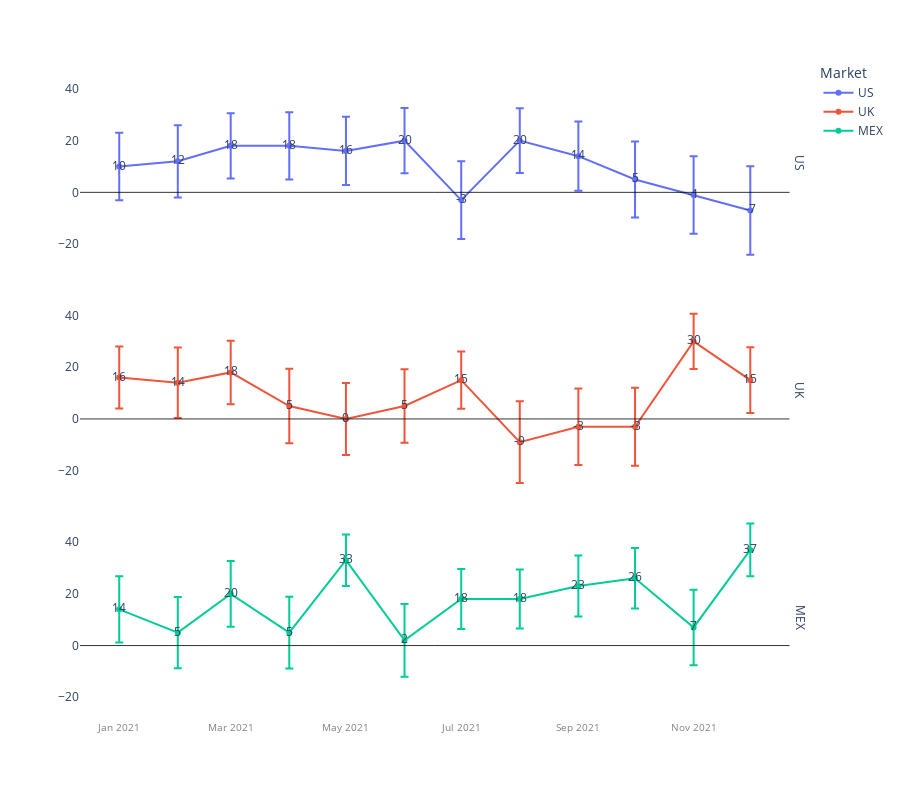

Notebook cell for this chart:
### Markdown cell above
### Gráfico

### Code cell
fig = px.line(base_me.sort_values(['Market', 'Month'], ascending = [False, False]),
             x = 'Month',
             y = 'nps',
             color = 'Market',
             facet_row = 'Market',
             text = 'nps',
             markers = True,
             custom_data = ['Month', 'margem_erro', 'LI', 'LS', 'volume'],
             error_y = 'margem_erro')
fig.update_layout(plot_bgcolor = 'white', height = 800)
fig.update_xaxes(title = '', tickfont = dict(size = 10, color = 'gray'))
fig.update_yaxes(title = '')
fig.update_traces(error_x_color = 'lightgray',
                  hovertemplate =
                      "%{customdata[0]}<br>" +
                      "<b>NPS:</b> %{y} (%{customdata[2]} ↔ %{customdata[3]})<br>" +
                      "<b>Qtd respondentes:</b> %{customdata[4]}")
fig.for_each_annotation(lambda a: a.update(text=a.text.split("=")[-1]))
fig.add_hline(y=0, line_dash="solid", line_color="black", line_width = 0.8)
fig.show()

### Figure 1 — Plotly figure (JSON) as saved in the notebook; plotly's stock layout.template omitted (floating-point values rounded to 4 significant figures)
{"data": [{"customdata": [["2021-12", 17.1, -24, 10, 128], ["2021-11", 15, -16, 14, 145], ["2021-10", 14.7, -10, 20, 135], ["2021-09", 13.4, 1, 27, 135], ["2021-08", 12.5, 8, 32, 126], ["2021-07", 15, -18, 12, 147], ["2021-06", 12.6, 7, 33, 132], ["2021-05", 13.2, 3, 29, 137], ["2021-04", 13, 5, 31, 125], ["2021-03", 12.6, 5, 31, 141], ["2021-02", 14, -2, 26, 125], ["2021-01", 13.1, -3, 23, 155]], "error_x": {"color": "lightgray"}, "error_y": {"array": [17.1, 15, 14.7, 13.4, 12.5, 15, 12.6, 13.2, 13, 12.6, 14, 13.1]}, "hovertemplate": "%{customdata[0]}<br><b>NPS:</b> %{y} (%{customdata[2]} ↔ %{customdata[3]})<br><b>Qtd respondentes:</b> %{customdata[4]}", "legendgroup": "US", "line": {"color": "#636efa", "dash": "solid"}, "marker": {"symbol": "circle"}, "mode": "lines+markers+text", "name": "US", "orientation": "v", "showlegend": true, "text": [-7, -1, 5, 14, 20, -3, 20, 16, 18, 18, 12, 10], "type": "scatter", "x": ["2021-12", "2021-11", "2021-10", "2021-09", "2021-08", "2021-07", "2021-06", "2021-05", "2021-04", "2021-03", "2021-02", "2021-01"], "xaxis": "x3", "y": [-7, -1, 5, 14, 20, -3, 20, 16, 18, 18, 12, 10], "yaxis": "y3"}, {"customdata": [["2021-12", 12.7, 2, 28, 140], ["2021-11", 10.7, 19, 41, 140], ["2021-10", 15.1, -18, 12, 137], ["2021-09", 14.8, -18, 12, 154], ["2021-08", 15.8, -25, 7, 146], ["2021-07", 11.1, 4, 26, 178], ["2021-06", 14.2, -9, 19, 129], ["2021-05", 13.9, -14, 14, 159], ["2021-04", 14.4, -9, 19, 132], ["2021-03", 12.3, 6, 30, 132], ["2021-02", 13.6, 0, 28, 129], ["2021-01", 12, 4, 28, 144]], "error_x": {"color": "lightgray"}, "error_y": {"array": [12.7, 10.7, 15.1, 14.8, 15.8, 11.1, 14.2, 13.9, 14.4, 12.3, 13.6, 12]}, "hovertemplate": "%{customdata[0]}<br><b>NPS:</b> %{y} (%{customdata[2]} ↔ %{customdata[3]})<br><b>Qtd respondentes:</b> %{customdata[4]}", "legendgroup": "UK", "line": {"color": "#EF553B", "dash": "solid"}, "marker": {"symbol": "circle"}, "mode": "lines+markers+text", "name": "UK", "orientation": "v", "showlegend": true, "text": [15, 30, -3, -3, -9, 15, 5, 0, 5, 18, 14, 16], "type": "scatter", "x": ["2021-12", "2021-11", "2021-10", "2021-09", "2021-08", "2021-07", "2021-06", "2021-05", "2021-04", "2021-03", "2021-02", "2021-01"], "xaxis": "x2", "y": [15, 30, -3, -3, -9, 15, 5, 0, 5, 18, 14, 16], "yaxis": "y2"}, {"customdata": [["2021-12", 10.2, 27, 47, 132], ["2021-11", 14.6, -8, 22, 131], ["2021-10", 11.7, 14, 38, 124], ["2021-09", 11.8, 11, 35, 131], ["2021-08", 11.4, 7, 29, 158], ["2021-07", 11.6, 6, 30, 148], ["2021-06", 14.1, -12, 16, 140], ["2021-05", 10, 23, 43, 145], ["2021-04", 13.9, -9, 19, 134], ["2021-03", 12.7, 7, 33, 131], ["2021-02", 13.8, -9, 19, 144], ["2021-01", 12.8, 1, 27, 131]], "error_x": {"color": "lightgray"}, "error_y": {"array": [10.2, 14.6, 11.7, 11.8, 11.4, 11.6, 14.1, 10, 13.9, 12.7, 13.8, 12.8]}, "hovertemplate": "%{customdata[0]}<br><b>NPS:</b> %{y} (%{customdata[2]} ↔ %{customdata[3]})<br><b>Qtd respondentes:</b> %{customdata[4]}", "legendgroup": "MEX", "line": {"color": "#00cc96", "dash": "solid"}, "marker": {"symbol": "circle"}, "mode": "lines+markers+text", "name": "MEX", "orientation": "v", "showlegend": true, "text": [37, 7, 26, 23, 18, 18, 2, 33, 5, 20, 5, 14], "type": "scatter", "x": ["2021-12", "2021-11", "2021-10", "2021-09", "2021-08", "2021-07", "2021-06", "2021-05", "2021-04", "2021-03", "2021-02", "2021-01"], "xaxis": "x", "y": [37, 7, 26, 23, 18, 18, 2, 33, 5, 20, 5, 14], "yaxis": "y"}], "layout": {"annotations": [{"showarrow": false, "text": "MEX", "textangle": 90, "x": 0.98, "xanchor": "left", "xref": "paper", "y": 0.1567, "yanchor": "middle", "yref": "paper"}, {"showarrow": false, "text": "UK", "textangle": 90, "x": 0.98, "xanchor": "left", "xref": "paper", "y": 0.5, "yanchor": "middle", "yref": "paper"}, {"showarrow": false, "text": "US", "textangle": 90, "x": 0.98, "xanchor": "left", "xref": "paper", "y": 0.8433, "yanchor": "middle", "yref": "paper"}], "height": 800, "legend": {"title": {"text": "Market"}, "tracegroupgap": 0}, "margin": {"t": 60}, "plot_bgcolor": "white", "shapes": [{"line": {"color": "black", "dash": "solid", "width": 0.8}, "type": "line", "x0": 0, "x1": 1, "xref": "x domain", "y0": 0, "y1": 0, "yref": "y"}, {"line": {"color": "black", "dash": "solid", "width": 0.8}, "type": "line", "x0": 0, "x1": 1, "xref": "x2 domain", "y0": 0, "y1": 0, "yref": "y2"}, {"line": {"color": "black", "dash": "solid", "width": 0.8}, "type": "line", "x0": 0, "x1": 1, "xref": "x3 domain", "y0": 0, "y1": 0, "yref": "y3"}], "xaxis": {"anchor": "y", "domain": [0, 0.98], "tickfont": {"color": "gray", "size": 10}, "title": {"text": ""}}, "xaxis2": {"anchor": "y2", "domain": [0, 0.98], "matches": "x", "showticklabels": false, "tickfont": {"color": "gray", "size": 10}, "title": {"text": ""}}, "xaxis3": {"anchor": "y3", "domain": [0, 0.98], "matches": "x", "showticklabels": false, "tickfont": {"color": "gray", "size": 10}, "title": {"text": ""}}, "yaxis": {"anchor": "x", "domain": [0, 0.3133], "title": {"text": ""}}, "yaxis2": {"anchor": "x2", "domain": [0.3433, 0.6567], "matches": "y", "title": {"text": ""}}, "yaxis3": {"anchor": "x3", "domain": [0.6867, 1.0], "matches": "y", "title": {"text": ""}}}}
